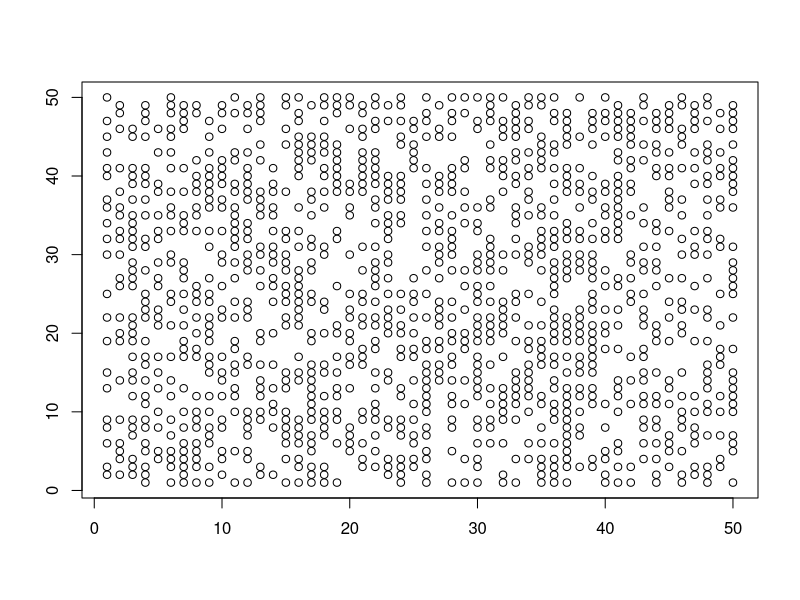

Recreate this plot in R. (Note: this script raises an error after producing the figure.)


#**********************************************************************
# IMPLEMENTING THE GAME OF LIFE IN R 
#**********************************************************************
# 2018-09-09
# Nayef Ahmad 

# Source: Intro to scientific programming and simulation using R, p83 
# http://www.tf.uns.ac.rs/~omorr/radovan_omorjan_003_prII/r-examples/spuRs/spuRs-2ed.pdf 



neighbours <- function(A, i, j, n) {
      # A is an n*n 0-1 matrix
      # calculate number of neighbours of A[i,j]
      
      # case when A[i, j] is not on the perimeter: 
      
      
      
      
}



# grid size
n <- 50

# initialise lattice
A <- matrix(round(runif(n^2)), n, n)

finished <- FALSE
while (!finished) {
      # plot
      plot(c(1,n), c(1,n), type = "n", xlab = "", ylab = "")
      for (i in 1:n) {
            for (j in 1:n) {
                  if (A[i,j] == 1) {
                        points(i, j)
                  }
            }
}

# update
B <- A
for (i in 1:n) {
      for (j in 1:n) {
            nbrs <- neighbours(A, i, j, n)
            if (A[i,j] == 1) {
                  if ((nbrs == 2) | (nbrs == 3)) {
                        B[i,j] <- 1
                  } else {
                        B[i,j] <- 0
                  }
            } else {
                  if (nbrs == 3) {
                        B[i,j] <- 1
                  } else {
                        B[i,j] <- 0
                  }
            }
      }
}
A <- B
## continue?
#input <- readline("stop? ")
#if (input == "y") finished <- TRUE
}
